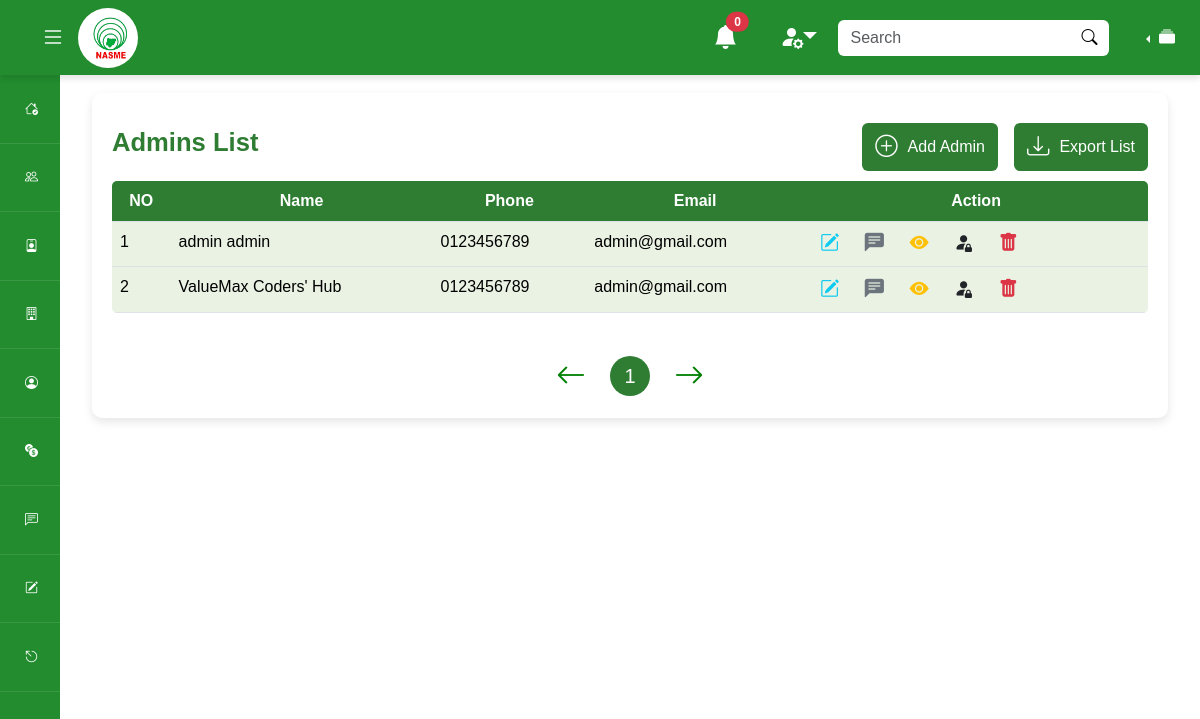
The app's page /manage-admin/ (signed in), older data.
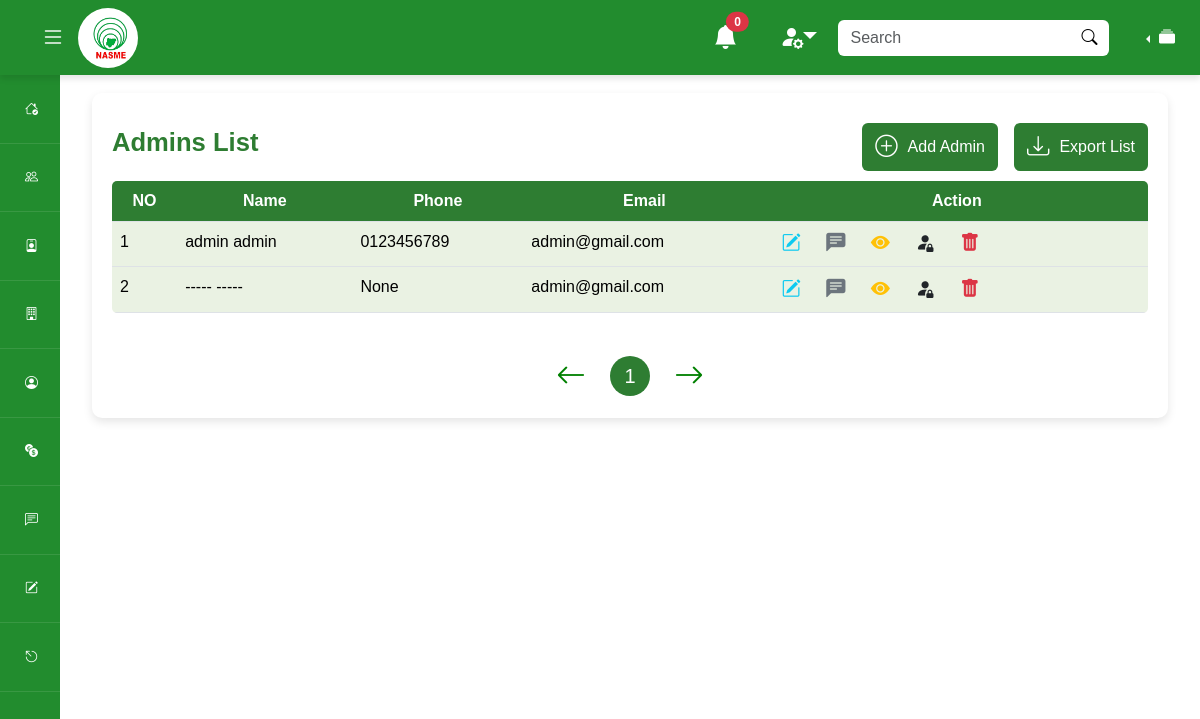
The same page, newer data.
### mainapp/models.py (models this page shows)
class User(AbstractUser):
    profile_pic = models.ImageField(upload_to='profile_pics/', blank=True, null=True)
    phone_num = models.CharField(null=True, max_length=20, validators=[validators.MinLengthValidator(10)])
    dob = models.DateField(auto_now=False, auto_now_add=False, null=True)
    has_filled_profile = models.BooleanField(default=False)
    last_updated = models.DateTimeField(auto_now=True)
    random_id = models.CharField(max_length=24, null=True)

### adminapp/views.py (the view)
# urls.py: path('manage-admin/', views.manage_admin, name='manage-admin'),
def manage_admin(request):
    if request.user.is_authenticated == False and request.user.is_staff == False:
        return redirect('admin-login')
    all_admins = User.objects.filter(is_staff = True)
    context = {
        'admins' : all_admins
    }
    return render(request, 'adminapp/manage-admin.html', context)

### adminapp/context_processor.py (called while the page is built)
def global_resources(request):
    all_units = Unit.objects.all()
    context = {
        'units': all_units
    }
    return context

### templates/adminapp/manage-admin.html (shortened to what this page needs)
{% extends 'partials/base.html' %} {% load static %} {% block styles %}
<link rel="stylesheet" href="{% static 'css/styles.css' %}" />
{% endblock styles %} {% block content %}
<div class="container my-5">
  <div class="row justify-content-center align-items-center">
    <div class="col-lg-12">
      <div class="table-container">
        <div class="table-actions">
          <h2>Admins List</h2>
          <div class="d-flex justify-content-center align-items-center gap-3">
            <a href="{%url 'register-admin' %}" class="btn btn-custom">
              <i class="bi bi-plus-circle icon icon-btn"></i>
              <span>Add Admin</span>
            </a>
            <button class="btn btn-custom">
              <i class="bi bi-download icon icon-btn"></i>
              <span>Export List</span>
            </button>
          </div>
        </div>
        <div class="table-responsive-xxl">
          <table class="table table-hover">
            <thead>
              <tr>
                <th class="text-center">NO</th>
                <th class="text-center">Name</th>
                <th class="text-center">Phone</th>
                <th class="text-center">Email</th>
                <th class="text-center">Action</th>
              </tr>
            </thead>
            <tbody>
              <tr>
                {% for admin in admins %}
                <td>{{forloop.counter}}</td>
                <td>{{admin.first_name}} {{admin.last_name}}</td>
                <td>{{admin.phone_num}}</td>
                <td>{{admin.email}}</td>
                <td class="action-icons">
                  <div class="action-icons-container">
                    <a href="#" class="text-info" title="edit-admin"
                      ><i class="bi bi-pencil-square"></i
                    ></a>
                    <a href="#" class="text-secondary" title="message-admin"
                      ><i class="bi bi-chat-left-text-fill"></i
                    ></a>
                    <a href="#" class="text-warning" title="view-admin-details"
                      ><i class="bi bi-eye-fill"></i
                    ></a>
                    <a href="#" class="text-dark" title="Suspend-admin"
                      ><i class="bi bi-person-fill-lock"></i
                    ></a>
                    <a href="#" class="text-danger" title="Delete-admin"
                      ><i class="bi bi-trash-fill"></i
                    ></a>
                  </div>
                </td>
              </tr>
              {% endfor %}
            </tbody>
          </table>
        </div>
        <div
          class="d-flex justify-content-center gap-4 align-items-center mt-4"
        >
          <i class="bi bi-arrow-left pagination-arrow"></i>
          <div>
            <button class="btn-pagination">1</button>
          </div>
          <i class="bi bi-arrow-right pagination-arrow"></i>
        </div>
      </div>
    </div>
  </div>
</div>
{% endblock content %}

Row changes from the older to the newer data that the page shows:
removed User: first_name "ValueMax", last_name "Coders' Hub", phone_num "0123456789", email "admin@gmail.com"
added User: first_name "-----", last_name "-----", phone_num "None", email "admin@gmail.com"
